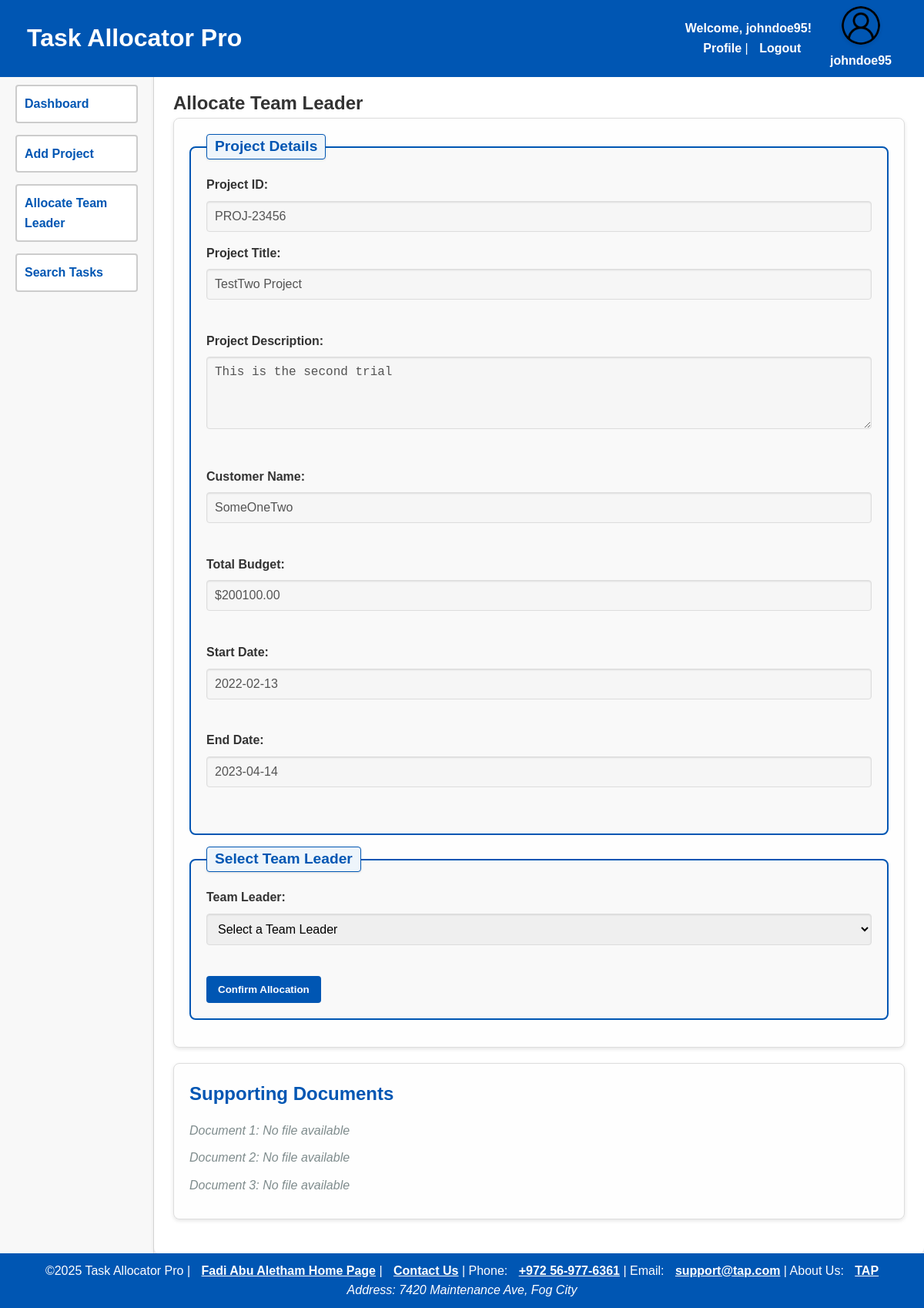
Screenshot of /allocateTeamLeaderForm.php?projectId=PROJ-23456 (signed in) with the database file from the repository.
### tables this page shows
CREATE TABLE `projects` (
  `id` int NOT NULL,
  `prjId` varchar(10) NOT NULL,
  `prjTitle` varchar(255) NOT NULL,
  `prjDesc` text NOT NULL,
  `custName` varchar(255) NOT NULL,
  `totalBudget` decimal(10,2) NOT NULL,
  `startDate` date NOT NULL,
  `endDate` date NOT NULL,
  `doc1` varchar(255) DEFAULT NULL,
  `doc2` varchar(255) DEFAULT NULL,
  `doc3` varchar(255) DEFAULT NULL,
  `teamLeaderID` varchar(255) DEFAULT NULL,
  `createdAt` timestamp NOT NULL DEFAULT CURRENT_TIMESTAMP,
  `docTitle1` varchar(255) DEFAULT NULL,
  `docTitle2` varchar(255) DEFAULT NULL,
  `docTitle3` varchar(255) DEFAULT NULL
);

### allocateTeamLeaderForm.php (the view, shortened to what this page needs)
<!DOCTYPE html>
<html lang="en">
<head>
    <link rel="stylesheet" href="styles.css">
</head>
<body>
    <div class="container">
        <?php require "header.php"; require "navigation.php"; ?>
        <main>
            <h2>Allocate Team Leader</h2>
            <?php
            $errorMessage = "";
            $projectDetails = [];
            $documents = [];
            try {
                $pdo = getDatabaseConnection("root", "");
                $projectId = $_GET['projectId'] ?? $_POST['projectId'] ?? null;
                if (!$projectId) {
                    $errorMessage = "Error: No project ID provided.";
                } else {
                    $projectStmt = $pdo->prepare("
                        SELECT prjTitle, prjDesc, custName, totalBudget, startDate, endDate, doc1, doc2, doc3
                        FROM projects
                        WHERE prjId = :projectId
                    ");
                    $projectStmt->execute([':projectId' => $projectId]);
                    $projectDetails = $projectStmt->fetch(PDO::FETCH_ASSOC);
                    if (!$projectDetails) {
                        $errorMessage = "Error: No project found with ID $projectId.";
                    } else {
                        $documents = [
                            "Document 1" => $projectDetails['doc1'] ?? "",
                            "Document 2" => $projectDetails['doc2'] ?? "",
                            "Document 3" => $projectDetails['doc3'] ?? "",
                        ];
                    }
                }
            } catch (PDOException $e) {
                $errorMessage = "Database Error: " . $e->getMessage();
            }
            ?>
            <?php if (!empty($projectDetails) && empty($errorMessage)): ?>
                <form method="post">
                    <fieldset>
                        <legend>Project Details</legend>
                        <label for="projectIdDisplay">Project ID:</label>
                        <input type="text" id="projectIdDisplay" value="<?php echo $projectId; ?>" disabled>
                        <label for="prjTitle">Project Title:</label>
                        <input type="text" id="prjTitle" value="<?php echo $projectDetails['prjTitle']; ?>" disabled><br><br>
                        <label for="prjDesc">Project Description:</label>
                        <textarea id="prjDesc" rows="4" disabled><?php echo $projectDetails['prjDesc']; ?></textarea><br><br>
                        <label for="custName">Customer Name:</label>
                        <input type="text" id="custName" value="<?php echo $projectDetails['custName']; ?>" disabled><br><br>
                        <label for="totalBudget">Total Budget:</label>
                        <input type="text" id="totalBudget" value="<?php echo "$" . $projectDetails['totalBudget']; ?>" disabled><br><br>
                        <label for="startDate">Start Date:</label>
                        <input type="text" id="startDate" value="<?php echo $projectDetails['startDate']; ?>" disabled><br><br>
                        <label for="endDate">End Date:</label>
                        <input type="text" id="endDate" value="<?php echo $projectDetails['endDate']; ?>" disabled><br><br>
                    </fieldset>
                    <fieldset>
                        <legend>Select Team Leader</legend>
                        <label for="teamLeader">Team Leader:</label>
                        <select id="teamLeader" name="teamLeader" required>
                            <option value="" disabled selected>Select a Team Leader</option>
                        </select><br><br>
                        <button type="submit">Confirm Allocation</button>
                    </fieldset>
                </form>
                <section class="supporting-documents-section">
                    <h3>Supporting Documents</h3>
                    <ul class="supporting-documents">
                        <?php foreach ($documents as $docLabel => $docPath): ?>
                            <?php if (!empty($docPath)): ?>
                                <?php
                                    $fileName = pathinfo($docPath, PATHINFO_BASENAME);
                                ?>
                                <li class="document">
                                    <a href="<?php echo $docPath; ?>" target="_blank" class="<?php echo pathinfo($docPath, PATHINFO_EXTENSION); ?>">
                                        <?php echo $docLabel . ": " . $fileName; ?>
                                    </a>
                                </li>
                            <?php else: ?>
                                <li class="no-document"><?php echo $docLabel; ?>: No file available</li>
                            <?php endif; ?>
                        <?php endforeach; ?>
                    </ul>
                </section>
            <?php endif; ?>
        </main>
        <?php require "footer.php"; ?>
    </div>
</body>
</html>

### styles.css (style rules this page uses)
* { margin: 0; padding: 0; box-sizing: border-box; }
html, body { height: 100%; }
.container { display: grid; grid-template-columns: 200px 1fr 1fr; grid-template-rows: 70px 1fr 70px; grid-template-areas: "header header header" "nav main main" "footer footer footer"; min-height: 100vh; }
main { grid-area: main; background-color: #fff; border-radius: 8px; padding: 25px; box-shadow: 0 2px 5px rgba(0, 0, 0, 0.1); overflow-y: auto; margin-top: 20px; }
body { font-family: Arial, sans-serif; background-color: #f4f4f9; color: #333; line-height: 1.6; height: 100vh; display: grid; grid-template-rows: auto 1fr auto; }
form { margin-bottom: 20px; background-color: #fefefe; padding: 20px; border-radius: 8px; box-shadow: 0 2px 5px rgba(0, 0, 0, 0.1); border: 1px solid #ddd; }
fieldset { border: 2px solid #0056b3; border-radius: 8px; padding: 20px; margin-bottom: 15px; background-color: #f9f9f9; }
legend { font-weight: bold; font-size: 1.2rem; color: #0056b3; padding: 0 10px; text-align: left; border: 1px solid #0056b3; border-radius: 4px; background-color: #eef5fb; box-shadow: 0 1px 3px rgba(0, 0, 0, 0.1); }
label { display: block; font-weight: bold; margin-bottom: 8px; color: #333; }
input, select, textarea { width: 100%; padding: 10px; margin-bottom: 15px; border: 1px solid #ddd; border-radius: 4px; font-size: 1rem; box-shadow: inset 0 1px 2px rgba(0, 0, 0, 0.1); transition: border-color 0.3s, box-shadow 0.3s; }
button { background-color: #0056b3; color: white; font-weight: bold; padding: 10px 15px; border: none; border-radius: 4px; cursor: pointer; transition: background-color 0.3s, transform 0.2s; }
.supporting-documents { list-style: none; padding: 0; margin: 10px 0; }
.supporting-documents li { margin-bottom: 10px; display: flex; align-items: center; }
.supporting-documents-section { background-color: #fefefe; padding: 20px; border-radius: 8px; border: 1px solid #ddd; box-shadow: 0 2px 5px rgba(0, 0, 0, 0.1); margin-top: 20px; margin-bottom: 20px; }
.supporting-documents-section h3 { font-size: 1.5rem; color: #0056b3; margin-bottom: 15px; text-align: left; }
.supporting-documents { list-style: none; padding: 0; }
.supporting-documents li.no-document { color: #7f8c8d; font-style: italic; }

### rows the page displays
projects: prjTitle "TestTwo Project", prjDesc "This is the second trial", custName "SomeOneTwo", totalBudget "$200100.00", startDate "2022-02-13", endDate "2023-04-14"

### other values shown
$_SESSION["username"] "johndoe95"
$docLabel "Document 1"
$docLabel "Document 2"
$docLabel "Document 3"
